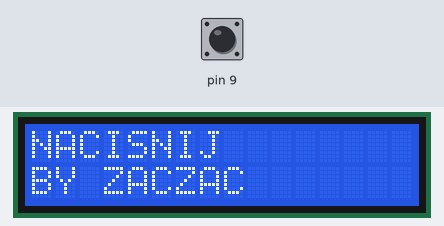
Simulated run of this sketch. Board: Arduino Uno, built with avr-gcc and run on an emulated ATmega328P. Shown: 16×2 character LCD. The inputs (shaded band) are chosen by the test bench; at power-on: pin 9 HIGH. Random numbers use the default seed unless the sketch sets one.

Above: at 1.2 s.
1.3 s: pin 9 pulled LOW for 0.15 s
At 1.6 s:
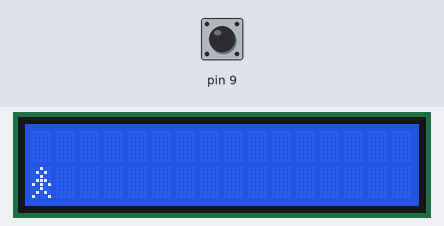
4.4 s: pin 9 pulled LOW for 1 s
At 6.5 s:
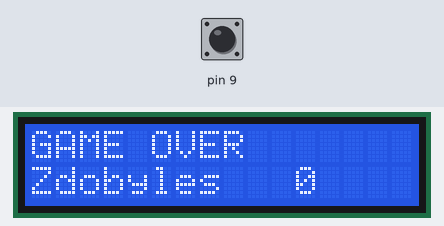
6.9 s: pin 9 pulled LOW for 3.2 s
At 11.18 s:
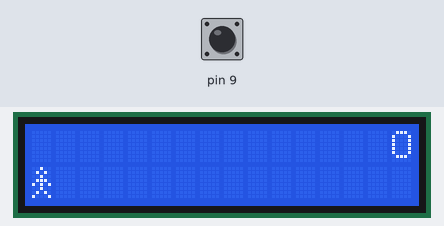
13.1 s: pin 9 pulled LOW for 0.15 s
At 13.21 s:
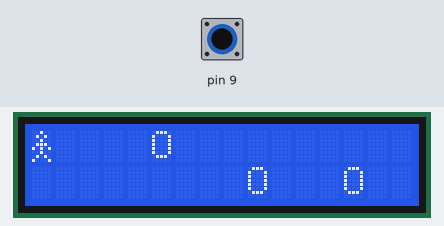
15.6 s: pin 9 pulled LOW for 3.2 s
At 20.26 s:
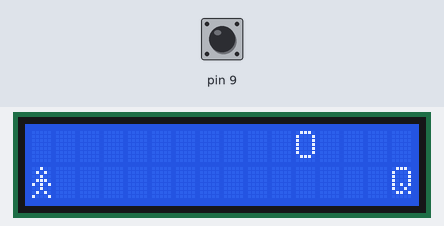
24.8 s: pin 9 pulled LOW for 3.2 s
At 30.15 s:
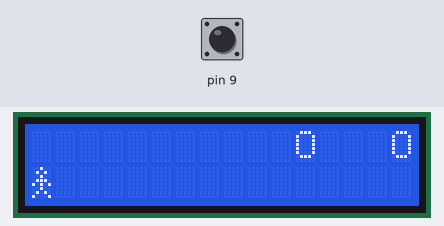

Measured:
- after the input at 1.3 s, the display: changes at once (image 1)

The sketch:

Gierka_v3.ino
```cpp
int Trud, Czas, iX, Ile, c=0, Pom, Punkty, Seria, sPomoc, p;
int ID[10][10];


#include <LiquidCrystal.h>
LiquidCrystal lcd(2, 3, 4, 5, 6, 7); //Wczytanie bibliotek

//URODZENIE iMANA
byte iMan[8] = {
	0b00100,
	0b01010,
	0b00100,
	0b01110,
	0b10101,
	0b00100,
	0b01010,
	0b10001
};

void setup()
{
 lcd.begin(16, 2);
 lcd.createChar(0, iMan); //egzorcyzm iMana
 lcd.clear();

 randomSeed(analogRead(0));

 pinMode(9, INPUT_PULLUP);
}


void loop()
{
 //WYCZYSZCZENIE ZMIENNYCH
 Trud=0; Ile=1; iX=1; c=0; Czas=100; Punkty=0; Seria=0; sPomoc=1; p=0;

 //WYCZYSZCZENIE ZMIENNYCH ID
 for(int i=0; i<4; i++) { ID[i][0]=16; ID[i][5]=1; }

 //MENU START
 lcd.clear();
 lcd.setCursor(0, 0); lcd.print("NACISNIJ");
 lcd.setCursor(0, 1); lcd.print("BY ZACZAC");
 while(c<1)
 {if(digitalRead(9)==LOW) { c=1; } } c=0;

 //INICJACJA POSTACI
 lcd.clear();
 lcd.setCursor(0, iX);  lcd.write(byte(0));
 delay(1500);


 //POCZATEK PETLI GRY
 while(c<1)


 //WYKRYWANIE PRZYCISKU
 { if(p==1) { p=0; }
  else if(digitalRead(9)==LOW)
   { if(iX==0){iX=1;} else {iX=0;} lcd.clear(); p=1;}
 lcd.clear();
 lcd.setCursor(0, iX); lcd.write(byte(0));


 //PETLA PRZESZKOD
 for(int i=0; i<Ile; i++)
 {ID[i][0]--;

 //RESET ID
 if(ID[i][0]==15)
 {
   //Losowanie y
   ID[i][1]=random(0,2);
   if(ID[i][1]==0) { ID[i][4]=1; }
   else            { ID[i][4]=0; }

   Pom=random(25); //losowanie typu przeszkody

   //Wybor typu przeszkody
   if     (Pom<2) { ID[i][2]=0; }
   else if(Pom<4) { ID[i][2]=1; }
   else if(Pom<6) { ID[i][2]=2; }
   else if(Pom<7) { ID[i][2]=3; }
   else if(Pom<8) { ID[i][2]=4; }
   else           { ID[i][2]=5; }

   //Nadanie zmiennych pomocniczych
   if      (ID[i][2]<3) { ID[i][3]=random(3,6); }
   else if(ID[i][2]==3) { ID[i][3]=8; }
   else if(ID[i][2]==4) { ID[i][3]=6; }
 }

 //AKTYWATORY PRZESZKOD SPECJALNYCH

 //Seria
 if(ID[i][0]==15)
  {  Seria--;
     if(Seria>0)     { ID[i][2]=2; ID[i][3]=random(3,6); }
     else if(Seria==0) { Punkty+=7; Czas+=30; if(Czas>100) { Czas=100; } }
     else if(Seria<0)  { Seria=0; } }

 //Przeskok
 if( (ID[i][2]==0)&&(ID[i][0]==ID[i][3])&&(Punkty>15) )
  { ID[i][1]=ID[i][4]; }

 //Sciana
 else if( (ID[i][2]==1)&&(ID[i][0]>ID[i][3])&&(Punkty>30) )
 { lcd.setCursor(ID[i][0],ID[i][4]); lcd.print("O"); }

 //Pojeb
 else if( (ID[i][2]==2)&&(ID[i][5]--==0)&&(ID[i][0]>3)&&(Punkty>45) )
  { Pom=ID[i][1]; ID[i][1]=ID[i][4]; ID[i][4]=Pom; ID[i][5]=random(3,5); }


 lcd.setCursor(ID[i][0],ID[i][1]); //ustawienie przeszkody

 //WYSWIETLENIE PRZESZKODY

 //Wyswietlenie Q
 if(  ( (ID[i][2]==3)||(ID[i][2]==4) )&&(ID[i][0]>ID[i][3])  )
  { lcd.print("Q"); }

 //Wyswietlenie O
 else {lcd.print("O");}

 //CZUJNIKI UDERZENIA PRZESZKODY

 //Koniec drogi
 if(ID[i][0]==0)
  { ID[i][0]=16;

    //Uderzenie w iMana
    if(ID[i][1]==iX)

       //Warunek dla Q
     { if( (ID[i][2]==3)||(ID[i][2]==4) )

         //reset wyswietlacza
       { if(Pom=random(3)==2)
          { for(int i=0; i<4; i++){ID[i][0]=16;} Ile=1;
            //dobre Q
            if(ID[i][2]==3)    { Punkty+=3; }
            //zle Q (seria)
            else if(Punkty>45) { Seria=13; Czas-=30; if(Czas<0) { Czas=0; } } }

         //zmiana Czasu
         else
            //dobre Q
          { if(ID[i][2]==3)      { Czas+=10; if(Czas>100) { Czas=100; } Punkty+=3; }
            //zle Q
            else if(ID[i][2]==4) { Czas-=10; if(Czas<0) { Czas=0; } } } }

       //Warunek dla normalnej przeszkody
       else { c=1; } }

    //Ominiecie przeszkody
    else { Punkty++; } } }

 //UWALNIANIE PO KOLEJI PRZESZKOD
 if( (ID[Ile-1][0]==12)&&(Ile!=4) ) { Ile++; }

 //PRZYSPIESZANIE GRY
 if( (Trud++==56)&&(Czas>0) )
  { Trud=0; Czas-=10; }

 //TEMPO GRY
 delay(100);


 //WYKRYWANIE PRZYCISKU
  if(p==1) { p=0; }
  else if(digitalRead(9)==LOW)
   { if(iX==0){iX=1;} else {iX=0;} lcd.clear(); p=1;}


 delay(Czas);}


//GAME OVER
c=0; lcd.clear();

//Wyswietlenie GAME OVER
lcd.setCursor(0,0); lcd.print("GAME OVER");

//Wyswietlenie punktow
lcd.setCursor(0,1); lcd.print("Zdobyles");
lcd.setCursor(11,1); lcd.print(Punkty);

//Kwestie estetyczne
delay(3500); lcd.clear();}
```
